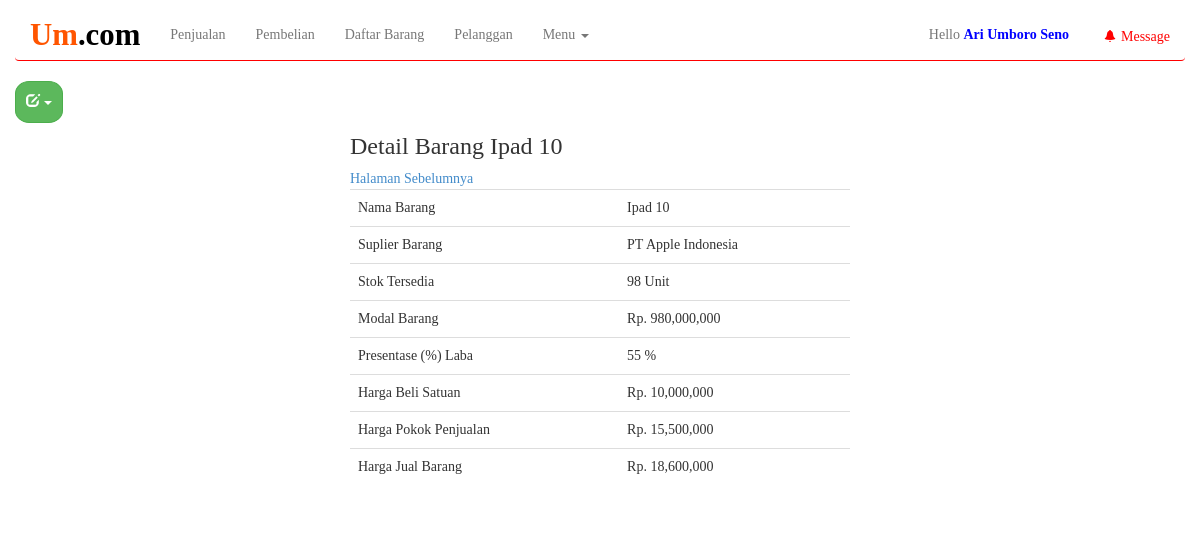
Page /aset/content/det_barang.php?id=29 (signed in) on the committed database.
### tables this page shows
CREATE TABLE `data_barang` (
  `id` bigint(20) NOT NULL,
  `nama_barang` varchar(200) DEFAULT NULL,
  `suplier` varchar(200) DEFAULT NULL,
  `jumlah_barang` varchar(200) DEFAULT NULL,
  `harga_beli_semua` varchar(200) DEFAULT NULL,
  `harga_beli` varchar(200) DEFAULT NULL,
  `harga_pokok` varchar(200) DEFAULT NULL,
  `harga_jual` varchar(200) DEFAULT NULL,
  `laba_barang` varchar(200) DEFAULT NULL,
  `laba_barang_semua` varchar(200) DEFAULT NULL,
  `status` varchar(200) DEFAULT NULL,
  `pres` varchar(50) DEFAULT NULL,
  `lo` varchar(50) DEFAULT NULL
);

### aset/content/det_barang.php (the view, shortened to what this page needs)
<?php include "header.php" ?>
<div class="container">
<div class="row">
<div class="col-md-12">
<div class="center-block" style="width:500px">
			<?php
				$id = mysql_real_escape_string($_GET['id']);
				$det=mysql_query("select * from data_barang where id ='$id'")
					or die(mysql_error());
				while($d=mysql_fetch_array($det)){
					?>
			<h3> Detail Barang <?php echo $d['nama_barang'] ?> </h3>
			<a href="#"  onClick="history.go(-1);"> Halaman Sebelumnya </a> <br>
			<table class="table">
				<tr>
					<td> Nama Barang </td>
					<td> <?php echo $d['nama_barang'] ?></td>
				</tr>
				<tr>
					<td> Suplier Barang </td>
					<td> <?php echo $d['suplier'] ?></td>
				</tr>
				<tr>
					<td> Stok Tersedia </td>
					<td> <?php echo $d['jumlah_barang'] ?> Unit</td>
				</tr>
				<tr>
					<td> Modal Barang </td>
					<td> Rp. <?php echo number_format ($d['harga_beli_semua']); ?> </td>
				</tr>
				<tr>
					<td> Presentase (%) Laba </td>
					<td>  <?php echo number_format ($d['lo']); ?> %</td>
				</tr>
				<tr>
					<td> Harga Beli Satuan </td>
					<td> Rp. <?php echo number_format ($d['harga_beli']); ?> </td>
				</tr>
				<tr>
					<td> Harga Pokok Penjualan </td>
					<td> Rp. <?php echo number_format ($d['harga_pokok']); ?> </td>
				</tr>
				<tr>
					<td> Harga Jual Barang </td>
					<td> Rp. <?php echo number_format ($d['harga_jual']); ?> </td>
				</tr>
			</table>
				<?php } ?>
</div>
</div>
</div>
</div>
<?php include 'footer.php'; ?>

### aset/content/header.php (style rules this page uses)
body { font-family:nyala; }

### rows in the picture
data_barang: nama_barang "Ipad 10", suplier "PT Apple Indonesia", jumlah_barang "98", harga_beli_semua "980,000,000", lo "55", harga_beli "10,000,000", harga_pokok "15,500,000", harga_jual "18,600,000"

### other values in the picture
$_SESSION['username'] "Ari Umboro Seno"
